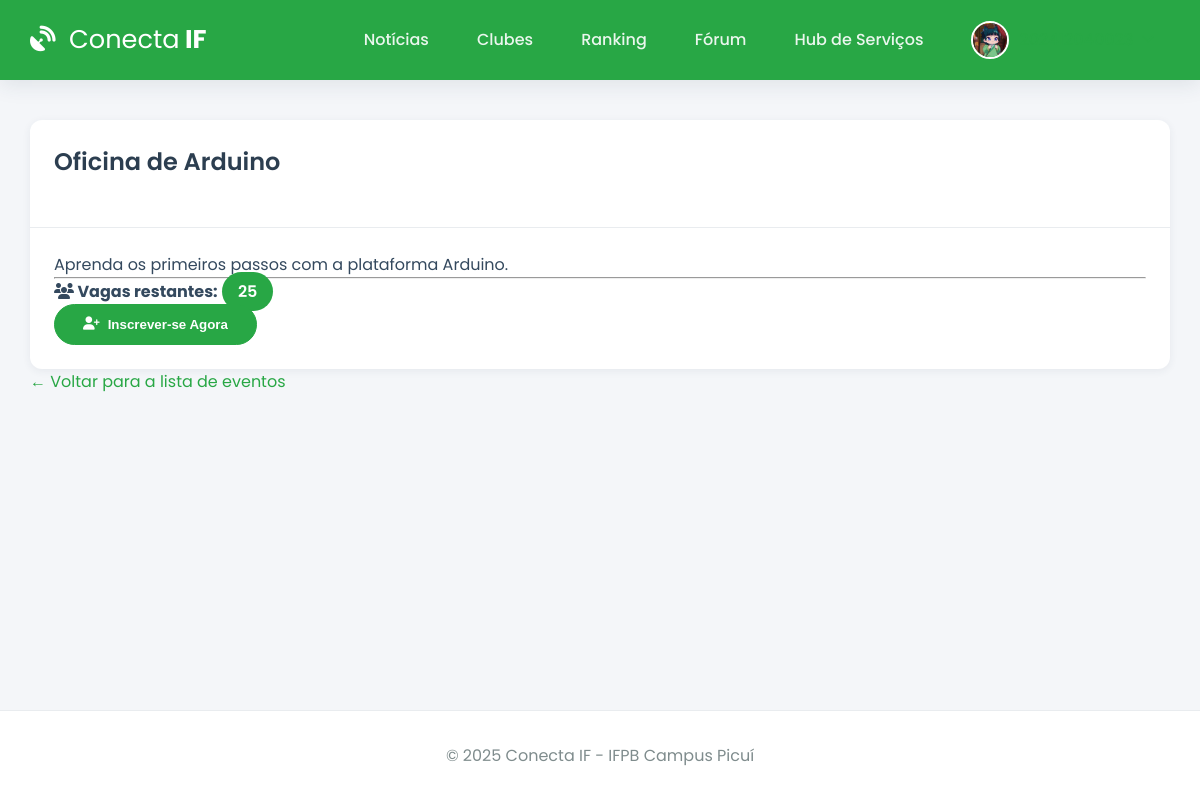
Page /evento/2 (signed in) on the earlier database version.
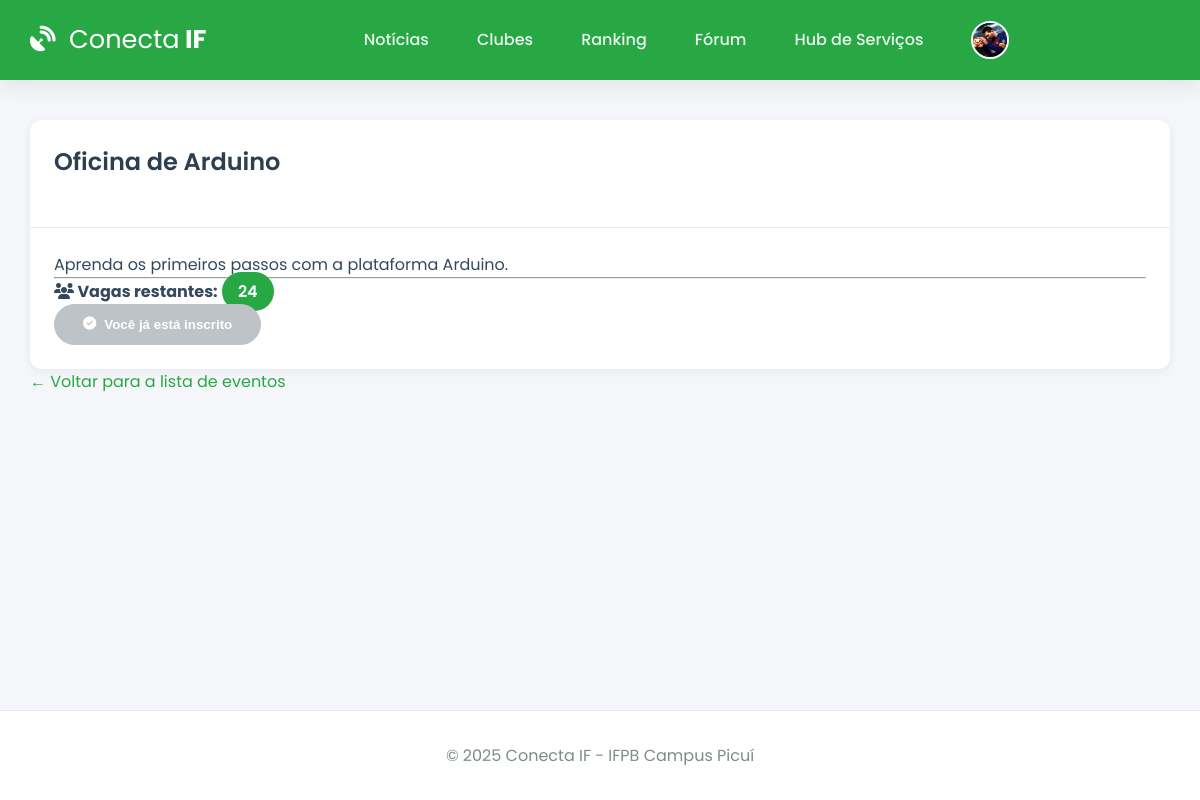
Same page on the later database version.
### app.py (models this page shows, shortened)
class User(db.Model):
    id = db.Column(db.Integer, primary_key=True)
    email = db.Column(db.String(120), unique=True, nullable=False)
    username = db.Column(db.String(12), unique=True, nullable=False)
    password_hash = db.Column(db.String(256), nullable=False)
    image_file = db.Column(db.String(100), nullable=False, default='default.jpg')
    eventos_inscritos = db.relationship('Evento', secondary=inscricao_evento_tabela, back_populates='alunos_inscritos', lazy='dynamic')
    clubes_membro = db.relationship('Clube', secondary=membros_clube_tabela, back_populates='membros', lazy='dynamic')
    topicos_criados = db.relationship('ForumTopico', backref='autor', lazy='dynamic', cascade="all, delete-orphan")
    posts_criados = db.relationship('ForumPost', backref='autor', lazy='dynamic', cascade="all, delete-orphan")

class Evento(db.Model):
    id = db.Column(db.Integer, primary_key=True)
    titulo = db.Column(db.String(200), nullable=False)
    descricao = db.Column(db.Text, nullable=False)
    vagas = db.Column(db.Integer, nullable=False)
    data_evento = db.Column(db.DateTime, nullable=False, default=lambda: datetime.now(timezone.utc))
    clube_id = db.Column(db.Integer, db.ForeignKey('clube.id'), nullable=False)
    alunos_inscritos = db.relationship('User', secondary=inscricao_evento_tabela, back_populates='eventos_inscritos', lazy='dynamic')
    noticias = db.relationship('Noticia', backref='evento', lazy='dynamic', cascade="all, delete-orphan")
    @property
    def vagas_restantes(self):
        return self.vagas - self.alunos_inscritos.count()

### app.py (the view)
@app.route('/evento/<int:evento_id>')
@login_required
def detalhe_evento(evento_id):
    evento = Evento.query.get_or_404(evento_id)
    ja_inscrito = evento in g.user.eventos_inscritos.all()
    return render_template('detalhe_evento.html', evento=evento, ja_inscrito=ja_inscrito)

### app.py (called while the page is built)
@app.before_request
def load_logged_in_user():
    user_id = session.get('user_id')
    g.user = User.query.get(user_id) if user_id else None
    if user_id and g.user is None:
        session.clear()

def login_required(f):
    @wraps(f)
    def decorated_function(*args, **kwargs):
        if g.user is None:
            flash('Você precisa fazer login para acessar esta página.', 'warning')
            return redirect(url_for('login'))
        return f(*args, **kwargs)
    return decorated_function

@app.context_processor
def inject_user_and_year():
    return dict(current_user_data=g.user, current_year=datetime.now(timezone.utc).year)

### templates/detalhe_evento.html (shortened to what this page needs)
{% extends 'base.html' %}
{% block content %}
    <div class="card">
        <div class="card-header">
            <h2>{{ evento.titulo }}</h2>
        </div>
        <div class="card-body">
            <p class="lead">{{ evento.descricao }}</p>
            <hr>
            <div class="details-footer">
                <p><strong><i class="fas fa-users"></i> Vagas restantes:</strong> <span class="vagas-badge-lg">{{ evento.vagas_restantes }}</span></p>
                {% if ja_inscrito %}
                    <button class="btn btn-secondary" disabled><i class="fas fa-check-circle"></i> Você já está inscrito</button>
                {% elif evento.vagas_restantes > 0 %}
                    <form action="{{ url_for('inscrever_evento', evento_id=evento.id) }}" method="post" class="inline-form">
                        <button type="submit" class="btn"><i class="fas fa-user-plus"></i> Inscrever-se Agora</button>
                    </form>
                {% else %}
                    <button class="btn btn-danger" disabled>Vagas Esgotadas</button>
                {% endif %}
            </div>
        </div>
    </div>
    <div class="back-link-container">
        <a href="{{ url_for('eventos') }}">&larr; Voltar para a lista de eventos</a>
    </div>
{% endblock %}

### templates/base.html (shortened to what this page needs)
<!DOCTYPE html>
<html lang="pt-br">
<head>
    <link rel="stylesheet" href="https://cdnjs.cloudflare.com/ajax/libs/font-awesome/6.5.2/css/all.min.css" />
    <link rel="stylesheet" href="{{ url_for('static', filename='css/style.css') }}">
</head>
<body>
    <header class="header">
        <div class="container">
            <nav class="navbar">
                <a class="navbar-brand" href="{{ url_for('noticias') if current_user_data else url_for('login') }}">
                    <i class="fas fa-satellite-dish"></i> <strong>Conecta</strong> IF
                </a>
                <div class="nav-links" id="nav-links">
                    {% if current_user_data %}
                        <a class="nav-item" href="{{ url_for('noticias') }}">Notícias</a>
                        <a class="nav-item" href="{{ url_for('clubes') }}">Clubes</a>
                        <a class="nav-item" href="{{ url_for('ranking') }}">Ranking</a>
                        <a class="nav-item" href="{{ url_for('forum') }}">Fórum</a>
                        <a class="nav-item" href="{{ url_for('hub_servicos') }}">Hub de Serviços</a>
                        <div class="nav-item user-menu">
                             <a class="user-menu-trigger" href="#">
                                 <img src="{{ url_for('static', filename='profile_pics/' + current_user_data.image_file) }}" class="nav-profile-image">
                                 <span>{{ current_user_data.username }}</span> <i class="fas fa-chevron-down dropdown-icon"></i>
                            </a>
                        </div>
                    {% else %}
                        <a href="{{ url_for('login') }}" class="nav-item">Entrar</a>
                        <a href="{{ url_for('register') }}" class="nav-item btn btn-outline">Registar</a>
                    {% endif %}
                </div>
            </nav>
        </div>
    </header>
    <main class="container">
        {% block content %}{% endblock %}
    </main>
    <footer class="footer">
        <p>&copy; {{ current_year }} Conecta IF - IFPB Campus Picuí</p>
    </footer>
</body>
</html>

Differences in the rows shown:
changed User: image_file: picture added in place of a placeholder
computed for Evento "Oficina de Arduino": vagas_restantes "25" → "24"
Other differences:
text no longer shown: "Inscrever-se Agora"
text now shown: "Você já está inscrito"
